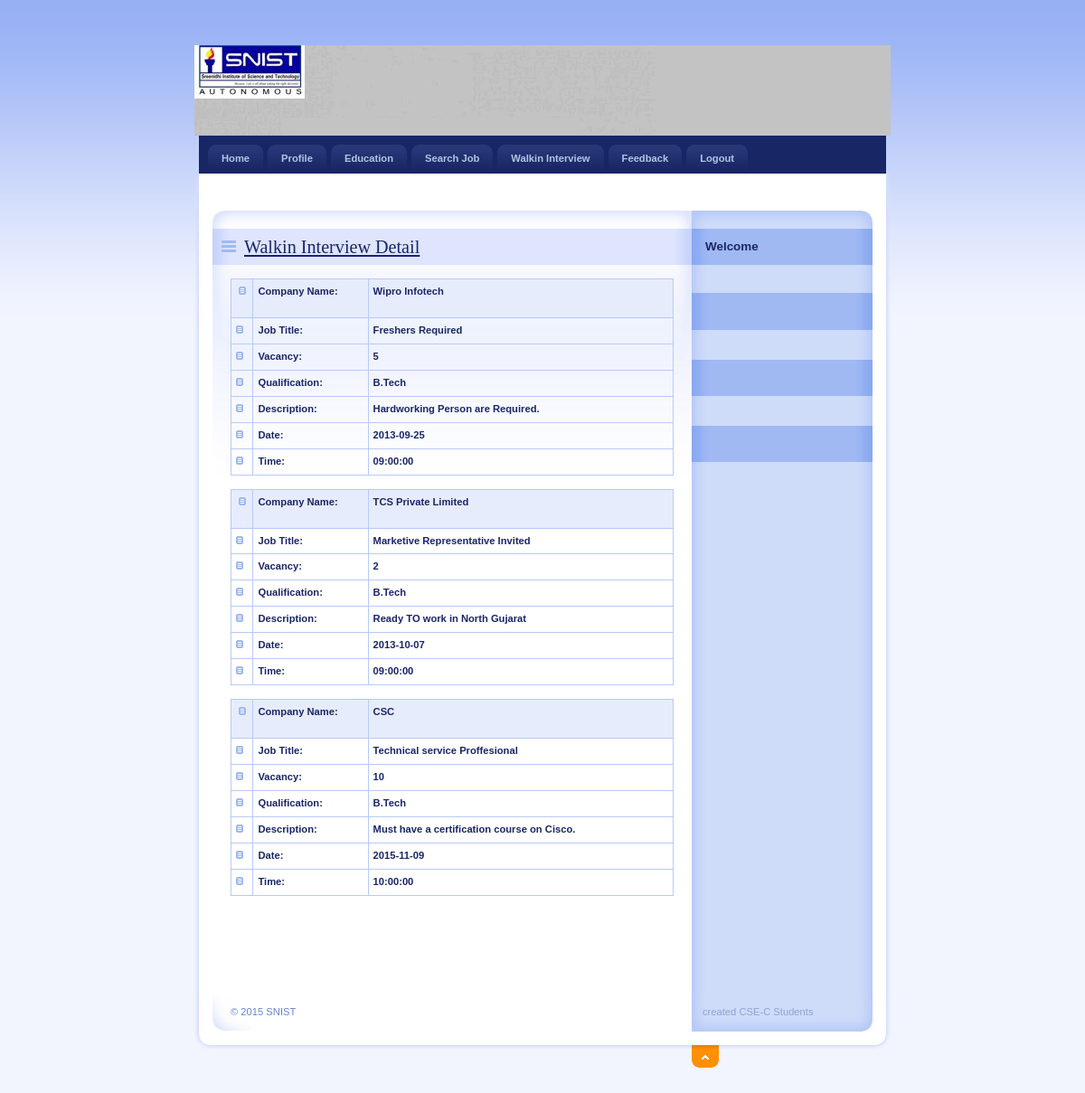
The app's page /Student/Walkin.php with its own data.
### tables this page shows
CREATE TABLE `walkin_master` (
  `WalkInId` int(11) NOT NULL,
  `CompanyName` varchar(20) NOT NULL,
  `JobTitle` varchar(50) NOT NULL,
  `Vacancy` int(11) NOT NULL,
  `MinQualification` varchar(50) NOT NULL,
  `Description` varchar(100) NOT NULL,
  `InterviewDate` date NOT NULL,
  `InterviewTime` time NOT NULL
);

### Student/Walkin.php (the view, shortened to what this page needs)
<!DOCTYPE html PUBLIC "-//W3C//DTD XHTML 1.0 Strict//EN" "http://www.w3.org/TR/xhtml1/DTD/xhtml1-strict.dtd">
<html xmlns="http://www.w3.org/1999/xhtml" xml:lang="cs" lang="cs">
<head>
    <link rel="stylesheet" media="screen,projection" type="text/css" href="./css/main.css" />
    <link rel="stylesheet" media="print" type="text/css" href="./css/print.css" />
    <link rel="stylesheet" media="aural" type="text/css" href="./css/aural.css" />
</head>
<body id="www-url-cz">
<div id="main" class="box">
<?php
include "Header.php"
?>
<?php
include "menu.php"
?>
    <div id="page" class="box">
    <div id="page-in" class="box">
        <div id="strip" class="box noprint">
            <p id="breadcrumbs">&nbsp;</p>
        </div>
        <div id="content">
            <div class="article">
                <h2><span><a href="#">Walkin Interview Detail</a></span></h2>
                <?php
$con = mysql_connect("localhost","root");
$sql = "select * from Walkin_Master";
$result = mysql_query($sql,$con);
while($row = mysql_fetch_array($result))
{
$CompanyName=$row['CompanyName'];
$JobTitle=$row['JobTitle'];
$Vacancy=$row['Vacancy'];
$MinQualification=$row['MinQualification'];
$Description=$row['Description'];
$InterviewDate=$row['InterviewDate'];
$InterviewTime=$row['InterviewTime'];
?>
                <table width="100%" border="1" bordercolor="#1CB5F1" >
                  <tr>
                    <th width="5%" bgcolor="#1CB5F1" class="style3"><img src="../design/ico_cat.gif" alt="" width="8" height="9" /></th>
                  <th width="26%" height="32" bgcolor="#1CB5F1" class="style3"><div align="left" class="style9 style5"><strong>Company Name</strong>:</div></th>
                    <th width="69%" height="32" bgcolor="#1CB5F1" class="style3"><div align="left"><strong><?php echo $CompanyName;?></strong></div></th>
                  </tr>
                  <tr>
                    <td class="style3"><img src="../design/ico_cat.gif" alt="" width="8" height="9" /></td>
                   <td class="style3"><div align="left"><strong>Job Title:</strong></div></td>
                    <td class="style3"><div align="left" class="style9 style5"><strong><?php echo $JobTitle;?></strong></div></td>
                  </tr>
                  <tr>
                    <td class="style3"><img src="../design/ico_cat.gif" alt="" width="8" height="9" /></td>
                    <td class="style3"><div align="left" class="style9 style5"><strong>Vacancy</strong>:</div></td>
                    <td class="style3"><div align="left" class="style9 style5"><strong><?php echo $Vacancy;?></strong></div></td>
                  </tr>
                  <tr>
                    <td class="style3"><img src="../design/ico_cat.gif" alt="" width="8" height="9" /></td>
                    <td class="style3"><div align="left" class="style9 style5"><strong>Qualification:</strong></div></td>
                    <td class="style3"><div align="left" class="style9 style5"><strong><?php echo $MinQualification;?></strong></div></td>
                  </tr>
                  <tr>
                    <td class="style3"><img src="../design/ico_cat.gif" alt="" width="8" height="9" /></td>
                    <td class="style3"><div align="left" class="style9 style5"><strong>Description:</strong></div></td>
                    <td class="style3"><div align="left" class="style9 style5"><strong><?php echo $Description;?></strong></div></td>
                  </tr>
                  <tr>
                    <td class="style3"><img src="../design/ico_cat.gif" alt="" width="8" height="9" /></td>
                    <td class="style3"><div align="left" class="style9 style5"><strong>Date:</strong></div></td>
                    <td class="style3"><div align="left" class="style9 style5"><strong><?php echo $InterviewDate;?></strong></div></td>
                  </tr>
                  <tr>
                    <td class="style3"><img src="../design/ico_cat.gif" alt="" width="8" height="9" /></td>
                    <td class="style3"><div align="left" class="style9 style5"><strong>Time:</strong></div></td>
                    <td class="style3"><div align="left" class="style9 style5"><strong><?php echo $InterviewTime;?></strong></div></td>
                  </tr>
                  <?php
}
?>
  </table>
              <p>&nbsp;</p>
              <p class="btn-more box noprint">&nbsp;</p>
          </div>
        </div>
<?php
include "right.php"
?>
    </div>
    </div>
<?php
include "footer.php"
?>
</div>
</body>
</html>

### Student/Header.php (shortened to what this page needs)
<div id="header">
</div>

### Student/menu.php (shortened to what this page needs)
<div id="tabs" class="noprint">
       <ul class="box">
           <li><a href="index.php">Home<span class="tab-l"></span><span class="tab-r"></span></a></li>
           <li><a href="Profile.php">Profile<span class="tab-l"></span><span class="tab-r"></span></a></li>
           <li><a href="Education.php">Education<span class="tab-l"></span><span class="tab-r"></span></a></li>
           <li><a href="SearchJob.php">Search Job<span class="tab-l"></span><span class="tab-r"></span></a></li>
           <li><a href="Walkin.php">Walkin Interview<span class="tab-l"></span><span class="tab-r"></span></a></li>
           <li><a href="Feedback.php">Feedback<span class="tab-l"></span><span class="tab-r"></span></a></li>
           <li><a href="Logout.php">Logout<span class="tab-l"></span><span class="tab-r"></span></a></li>
       </ul>
</div>

### Student/right.php (shortened to what this page needs)
<div id="col" class="noprint">
            <div id="col-in">
                <h3>Welcome</h3>
                <div id="about-me">
                    <p class="style1">
                    </p>
              </div>
                <h3 >&nbsp;</h3>
              <br/>
                <h3>&nbsp;</h3>
                <br/>
                <h3>&nbsp;</h3>
<br/>
          </div>
</div>

### Student/footer.php (shortened to what this page needs)
  <div id="footer">
      <div id="top" class="noprint"><p><span class="noscreen">Back on top</span> <a href="#header" title="Back on top ^">^<span></span></a></p></div>
      <p  id="createdby">created CSE-C Students
      </p>
      <p id="copyright">&copy; 2015 SNIST</p>
</div>

### Student/css/main.css (style rules this page uses)
* { min-height:1px; }
body { border:0; margin:0; padding:0; background:#F2F5FE url("../design/bg.gif") 0 0 repeat-x; font:70%/160% "verdana",sans-serif; color:#192666; _text-align:center; }
a { color:#192666; }
p { border:0; margin:15px 0; padding:0; }
div { display:block; border:0; margin:0; padding:0; }
h1, h2, h3, h4, h5 { border:0; margin:15px 0 10px 0; padding:0; font-weight:bold; }
h2 { font-size:180%; line-height:100%; font-family:"georgia",serif; font-weight:normal; }
h3 { font-size:120%; line-height:100%; font-weight:bold; }
table { display:table; border-collapse:collapse; margin:15px 0; padding:0; border:1px solid #B7CAF6; font-size:100%; }
tr { display:table-row; }
th, td { display: table-cell; border:1px solid #B7CAF6; margin:0; padding:5px; vertical-align:top; text-align:left; }
th { background:#E7ECFD; text-align:center; color:#192666; font-weight:bold; }
ul, ol { display:block; border:0; margin:15px 0 15px 40px; padding:0; }
li { display:list-item; border:0; margin:0; padding:0; _height:1px; }
a, img, span { border:0; margin:0; padding:0; }
strong, .strong { font-weight:bold; }
.box { min-height:1px; _height:1px; }
.box:after { content:"."; display:block; line-height:0px; font-size:0px; visibility:hidden; clear:both; }
#main { width:770px; margin:50px auto 0 auto; _text-align:left; }
#header { position:relative; width:770px; height:100px; margin:0; padding:0; background:#233C9B url("../design/header.jpg") 0 0 no-repeat; color:#FFF; }
#tabs { background:#192666; margin:0 5px; padding:10px 0 0 0; _height:1px; }
#tabs ul { margin:0 10px; padding:0; list-style:none; }
#tabs ul li { margin:0 5px 0 0; padding:0; float:left; }
#tabs ul li a { display:block; position:relative; padding:7px 15px; border:0; background:url("../design/tab_link.gif") 0 0 repeat-x; color:#B5C4E3; font-weight:bold; text-decoration:none; cursor:pointer; }
#tabs ul li a span.tab-l, #tabs ul li a:hover span.tab-l { position:absolute; top:0; left:0; _left:-15px; width:8px; height:8px; background:url("../design/tab_link_l.gif") 0 0 no-repeat; }
#tabs ul li a span.tab-r, #tabs ul li a:hover span.tab-r { position:absolute; top:0; right:0; _right:-1px; width:8px; height:8px; background:url("../design/tab_link_r.gif") 100% 0 no-repeat; }
#page { width:770px; min-height:1px; background:#FFF url("../design/bg_page.gif") 0 0 repeat-y; _height:1px; }
#page-in { min-height:1px; padding:10px 0; background:url("../design/bg_page_in.jpg") 0 0 no-repeat; _height:1px; }
#strip { position:relative; clear:both; padding:3px 20px 10px 20px; color:#6182D1; }
#strip p { margin:0; }
#strip #breadcrumbs { width:520px; margin:0; padding:0; }
#content { float:left; width:530px; _width:550px; margin:0; padding:0 0 0 20px; }
#content .article { clear:both; margin:0; padding:20px; background:url("../design/content_article_bg.jpg") 0 0 no-repeat; }
#content .article h2 { margin:0 -20px; padding:10px; background:#DEE5FD url("../design/content_title_bg.gif") 0 0 repeat-y; color:#192666; }
#content .article h2 span { background:url("../design/ico_list.gif") 0 50% no-repeat; padding-left:25px; }
#content .article p { text-align:justify; }
#content .btn-more { margin:0 0 15px 0; padding:0; border:0; position:relative; }
#col { float:left; width:200px; margin:0; padding:0; background:#CEDBF9 url("../design/col_bg.gif") 0 0 repeat-y; }
#col-in { padding:20px 10px; background:url("../design/col_top.gif") 0 0 no-repeat; }
#col h3 { padding:13px 15px 14px 15px; margin:0 -10px 15px -10px; background:#A0B9F3 url("../design/col_title_bg.gif") 0 0 repeat-y; color:#192666; }
#col #about-me { margin-bottom:15px; line-height:130%; }
#col #about-me p { margin:0; }
#footer { position:relative; clear:both; width:770px; height:60px; margin-bottom:50px; background:url("../design/footer.jpg") 0 0 no-repeat; color:#6685CC; }
#footer a { color:#6685CC; }
#top { position:absolute; top:55px; left:550px; }
#top p { position:relative; width:30px; height:25px; margin:0; overflow:hidden; }
#top p span { display:block; position:absolute; left:0; top:0; z-index:1; width:30px; height:25px; background:url("../design/ico_top.gif") 0 0 no-repeat; cursor:pointer; }
#footer p#copyright { position:absolute; top:10px; left:40px; margin:0; width: 245px; }
#createdby { position:absolute; top:10px; left:562px; margin:0; color:#8CA3D8; width: 174px; }

### Student/Walkin.php (style rules this page uses)
.style3 { font-weight: bold }

### records on screen
walkin_master: CompanyName "Wipro Infotech", JobTitle "Freshers Required", Vacancy "5", MinQualification "B.Tech", Description "Hardworking Person are Required.", InterviewDate "2013-09-25", InterviewTime "09:00:00"
walkin_master: CompanyName "TCS Private Limited", JobTitle "Marketive Representative Invited", Vacancy "2", MinQualification "B.Tech", Description "Ready TO work in North Gujarat", InterviewDate "2013-10-07", InterviewTime "09:00:00"
walkin_master: CompanyName "CSC", JobTitle "Technical service Proffesional", Vacancy "10", MinQualification "B.Tech", Description "Must have a certification course on Cisco.", InterviewDate "2015-11-09", InterviewTime "10:00:00"
